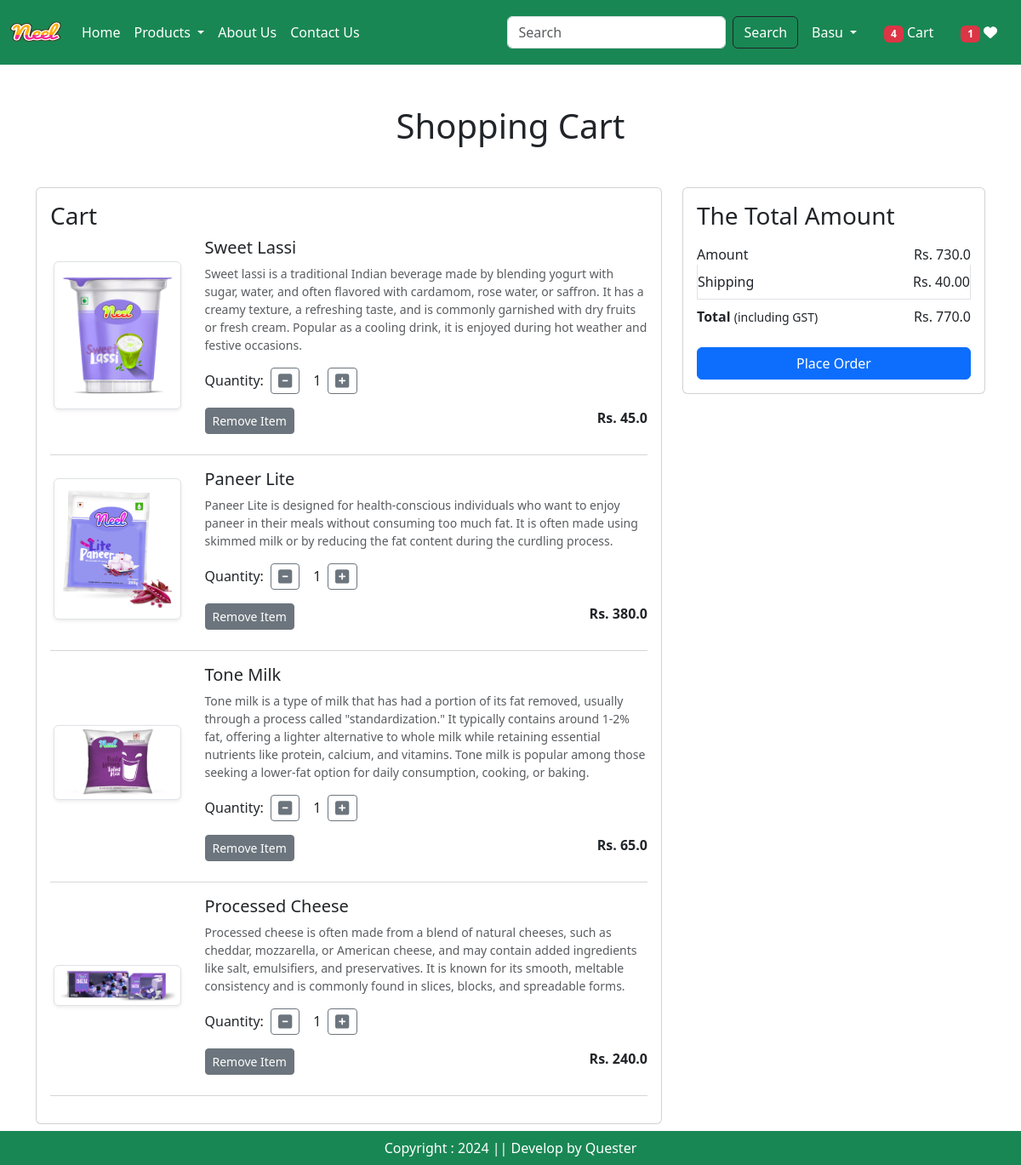
/cart/ (signed in), run on the app's committed database.
### app/models.py (models this page shows, shortened)
class Cart(models.Model):
  user = models.ForeignKey(User, on_delete=models.CASCADE)
  product = models.ForeignKey(Product, on_delete=models.CASCADE)
  quantity = models.PositiveIntegerField(default=1)

class Product(models.Model):
  title = models.CharField(max_length=100)
  selling_price = models.FloatField()
  discounted_price = models.FloatField()
  description = models.TextField()
  composition = models.TextField(default='')
  prodapp = models.TextField(default='')
  category = models.CharField(choices=CATEGORY_CHOICES, max_length=2)
  product_image = models.ImageField(upload_to='product')

### app/views.py (the view)
# urls.py: path('cart/', views.show_cart, name='showCart'),
@login_required
def show_cart(request):
  user = request.user
  cart = Cart.objects.filter(user=user)
  amount = 0
  for p in cart:
    value = p.quantity * p.product.discounted_price
    amount = amount + value
  totalamount = amount + 40
  totalitem = 0
  wishlist = 0
  if request.user.is_authenticated:
    totalitem = len(Cart.objects.filter(user=request.user))
    wishlist = len(Wishlist.objects.filter(user=request.user))
  return render(request, 'app/addToCart.html',locals())

### app/templates/app/addToCart.html (shortened to what this page needs)
{% extends "app/base.html" %}
{% load static %}
{% block main-content %}
<div class="container my-5">
  <div class="row">
      {% if cart %}
          <h1 class="text-center mb-5">Shopping Cart</h1>
          <div class="col-md-8">
              <div class="card">
                  <div class="card-body">
                      <h3>Cart</h3>
                      {% for item in cart %}
                      <div class="row mb-4">
                          <div class="col-sm-3 text-center align-self-center">
                              <img src="{{ item.product.product_image.url }}" alt="productImage" class="img-fluid img-thumbnail shadow-sm" height="150" width="150" />
                          </div>
                          <div class="col-sm-9">
                              <h5>{{ item.product.title }}</h5>
                              <p class="mb-2 text-muted small">{{ item.product.description }}</p>
                              <div class="d-flex align-items-center my-3">
                                  <label for="quantity" class="me-2">Quantity:</label>
                                  <a class="minus-cart btn btn-sm btn-outline-secondary me-2" pid="{{ item.product.id }}">
                                      <i class="fas fa-minus-square fa-lg"></i>
                                  </a>
                                  <span id="quantity" class="mx-2">{{ item.quantity }}</span>
                                  <a class="plus-cart btn btn-sm btn-outline-secondary" pid="{{ item.product.id }}">
                                      <i class="fas fa-plus-square fa-lg"></i>
                                  </a>
                              </div>
                              <div class="d-flex justify-content-between">
                                  <a href="#" class="remove-cart btn btn-sm btn-secondary mr-3" pid="{{ item.product.id }}">Remove Item</a>
                                  <p class="mb-0"><strong>Rs. {{ item.product.discounted_price }}</strong></p>
                              </div>
                          </div>
                      </div>
                      <hr class="text-muted">
                      {% endfor %}
                  </div>
              </div>
          </div>
          <div class="col-md-4">
              <div class="card">
                  <div class="card-body">
                      <h3>The Total Amount</h3>
                      <ul class="list-group">
                          <li class="list-group-item d-flex justify-content-between align-items-center border-0 px-0 pb-0">
                              Amount <span id="amount">Rs. {{ amount }}</span>
                          </li>
                          <li class="list-group-item d-flex justify-content-between align-items-center px-0">
                              Shipping <span>Rs. 40.00</span>
                          </li>
                          <li class="list-group-item d-flex justify-content-between align-items-center border-0 px-0 mb-3">
                              <div>
                                  <strong>Total</strong> <small>(including GST)</small>
                              </div>
                              <span id="totalamount">Rs. {{ totalamount }}</span>
                          </li>
                      </ul>
                      <div class="d-grid">
                          <a href="{% url 'checkout' %}" class="btn btn-primary">Place Order</a>
                      </div>
                  </div>
              </div>
          </div>
      {% else %}
          <h1 class="text-center mb-5">Cart is Empty</h1>
      {% endif %}
  </div>
</div>
{% endblock main-content %}

### app/templates/app/base.html (shortened to what this page needs)
<!DOCTYPE html>
{% load static %}
<html lang="en">
<head>
    <link
        href="https://cdn.jsdelivr.net/npm/bootstrap@5.3.3/dist/css/bootstrap.min.css"
        rel="stylesheet"
    />
    <link rel="stylesheet" href="{% static 'app/css/owl.carousel.min.css' %}" />
    <link rel="stylesheet" href="{% static 'app/css/all.min.css' %}" />
    <link rel="stylesheet" href="{% static 'app/css/style.css' %}" />
</head>
<body>
    <nav class="navbar navbar-expand-lg navbar-dark bg-success">
        <div class="container-fluid">
            <a class="navbar-brand" href="#">
              <img src="{%static "app/images/neel.png"%}" width="60" height="50" />
            </a>
            <div class="collapse navbar-collapse" id="navbarSupportedContent">
                <ul class="navbar-nav me-auto mb-2 mb-lg-0">
                    {% if request.user.is_authenticated %}
                    <li class="nav-item">
                        <a class="nav-link active" aria-current="page" href="/">Home</a>
                    </li>
                    <li class="nav-item dropdown">
                      <a class="nav-link dropdown-toggle text-white" href="#" role="button" data-bs-toggle="dropdown" aria-expanded="false">
                          Products
                      </a>
                  </li>
                    <li class="nav-item">
                        <a class="nav-link text-white" href="{% url "about" %}">About Us</a>
                    </li>
                    <li class="nav-item">
                        <a class="nav-link text-white" href="{% url "contact" %}">Contact Us</a>
                    </li>
                </ul>
                <form class="d-flex" role="search" action="/search">
                    <input class="form-control me-2" type="search" placeholder="Search" name="search" aria-label="Search">
                    <button class="btn btn-outline-dark text-white" type="submit">Search</button>
                </form>
            </div>
            <ul class="navbar-nav me-auto mb-2 mb-lg-0">
              <li class="nav-item dropdown mx-2">
                <a class="nav-link dropdown-toggle text-white" href="#" role="button" id="profileDropdown" data-bs-toggle="dropdown" aria-expanded="false">
                    {{request.user.username}}
                </a>
            </li>
            <li class="nav-item mx-2">
              <a href="{% url "showCart" %}" class="nav-link text-white">       <span class="badge bg-danger">
                {% if totalitem > 0 %}
                    {{totalitem}}
                {% endif %}
              </span>
            Cart
            </a>
            </li>
            <li class="nav-item mx-2">
              <a href="{% url "showwishlist" %}" class="nav-link text-white">
                <span class="badge bg-danger">
                    {% if wishlist > 0 %}
                        {{wishlist}}
                    {% endif %}
                  </span>
                  <i class="fa fa-heart"></i>
              </a>
            </li>
            {% endif %}
            </ul>
        </div>
    </nav>
    {% block main-content %}{% endblock main-content %}
    <footer class="container-fluid bg-success text-center text-white fixed-bottom p-2 mt-5">
        Copyright : 2024 || Develop by Quester
    </footer>
</body>
</html>

### data on the page
Cart: product.product_image (picture), product "Sweet Lassi", product.description "Sweet lassi is a traditional Indian beverage made by blending yogurt with sugar, water, and often flavored with cardamom, rose water, or saffron. It has a creamy texture, a refreshing taste, and is commonly garnished with dry fruits or fresh cream. Popular as a cooling drink, it is enjoyed during hot weather and festive occasions.", quantity "1", product.discounted_price "45.0"
Cart: product.product_image (picture), product "Paneer Lite", product.description "Paneer Lite is designed for health-conscious individuals who want to enjoy paneer in their meals without consuming too much fat. It is often made using skimmed milk or by reducing the fat content during the curdling process.", quantity "1", product.discounted_price "380.0"
Cart: product.product_image (picture), product "Tone Milk", product.description "Tone milk is a type of milk that has had a portion of its fat removed, usually through a process called \"standardization.\" It typically contains around 1-2% fat, offering a lighter alternative to whole milk while retaining essential nutrients like protein, calcium, and vitamins. Tone milk is popular among those seeking a lower-fat option for daily consumption, cooking, or baking.", quantity "1", product.discounted_price "65.0"
Cart: product.product_image (picture), product "Processed Cheese", product.description "Processed cheese is often made from a blend of natural cheeses, such as cheddar, mozzarella, or American cheese, and may contain added ingredients like salt, emulsifiers, and preservatives. It is known for its smooth, meltable consistency and is commonly found in slices, blocks, and spreadable forms.", quantity "1", product.discounted_price "240.0"

### other printed values
{{ request.user.username }} "Basu"
{{ totalitem }} "4"
{{ wishlist }} "1"
{{ amount }} "730.0"
{{ totalamount }} "770.0"
